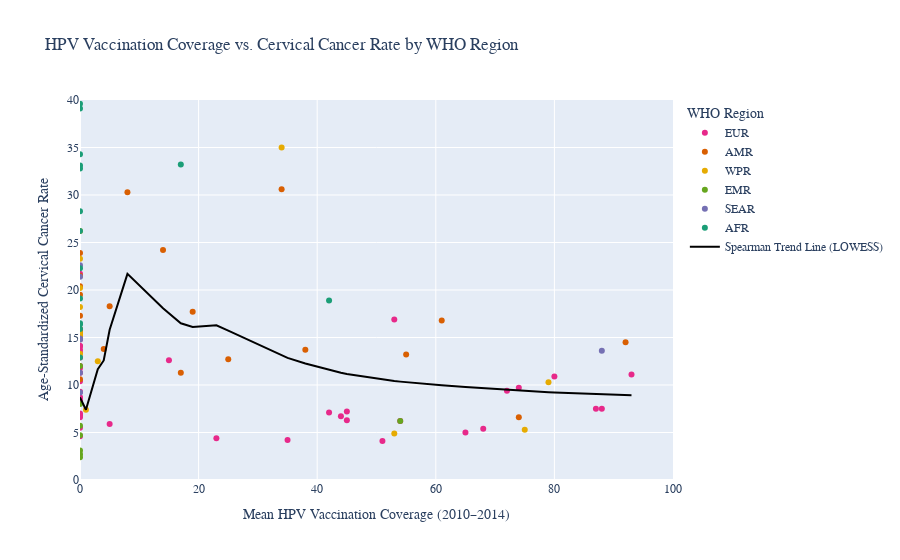

Source (notebook cell):
### Code cell
# Define colors for WHO regions
who_colors = {
    "AFR": "#1b9e77",
    "AMR": "#d95f02",
    "SEAR": "#7570b3",
    "EUR": "#e7298a",
    "EMR": "#66a61e",
    "WPR": "#e6ab02"
}

# Fit a locally weighted scatterplot smoothing (LOWESS) curve for non-linear trend
lowess = sm.nonparametric.lowess(region_summary['ASR'], region_summary['mean_coverage_2010_2014'], frac=0.5) 
# frac=0.5 is a common smoothing parameter; adjust if needed

# Extract smoothed x and y
x_smooth = lowess[:, 0]
y_smooth = lowess[:, 1]


# Initialize the interactive scatter plot
fig = px.scatter(
    region_summary,
    x='mean_coverage_2010_2014',
    y='ASR',
    color='WHO_REGION',
    color_discrete_map=who_colors,
    hover_data={'NAME': True, 'mean_coverage_2010_2014': ':.2f', 'ASR': ':.2f', 'WHO_REGION': False},
    title='HPV Vaccination Coverage vs. Cervical Cancer Rate by WHO Region',
    labels={
        'mean_coverage_2010_2014': 'Mean HPV Vaccination Coverage (2010–2014)',
        'ASR': 'Age-Standardized Cervical Cancer Rate'
    }
)
# Add the LOWESS trend line
fig.add_trace(
    go.Scatter(
        x=x_smooth,
        y=y_smooth,
        mode='lines',
        name='Spearman Trend Line (LOWESS)',
        line=dict(color='black', width=2)
    )
)

# Customize layout
fig.update_layout(
    font=dict(family="Times New Roman"),
    legend_title_text='WHO Region',
    hovermode='closest'
)
# Add y-axis range limit
fig.update_yaxes(range=[0, 40])
fig.update_xaxes(range=[0, 100])

# Show the plot
fig.show()

### Figure 1 — Plotly figure (JSON) as saved in the notebook; plotly's stock layout.template omitted (floating-point values rounded to 4 significant figures)
{"data": [{"customdata": [["Albania", "EUR"], ["Armenia", "EUR"], ["Austria", "EUR"], ["Azerbaijan", "EUR"], ["Belarus", "EUR"], ["Belgium", "EUR"], ["Bulgaria", "EUR"], ["Croatia", "EUR"], ["Cyprus", "EUR"], ["Denmark", "EUR"], ["Estonia", "EUR"], ["Finland", "EUR"], ["Georgia", "EUR"], ["Germany", "EUR"], ["Greece", "EUR"], ["Hungary", "EUR"], ["Iceland", "EUR"], ["Ireland", "EUR"], ["Israel", "EUR"], ["Italy", "EUR"], ["Kazakhstan", "EUR"], ["Kyrgyzstan", "EUR"], ["Latvia", "EUR"], ["Lithuania", "EUR"], ["Luxembourg", "EUR"], ["Malta", "EUR"], ["Montenegro", "EUR"], ["North Macedonia", "EUR"], ["Norway", "EUR"], ["Poland", "EUR"], ["Portugal", "EUR"], ["Romania", "EUR"], ["Serbia", "EUR"], ["Slovakia", "EUR"], ["Slovenia", "EUR"], ["Spain", "EUR"], ["Sweden", "EUR"], ["Switzerland", "EUR"], ["Tajikistan", "EUR"], ["Turkmenistan", "EUR"], ["Ukraine", "EUR"], ["United Kingdom", "EUR"], ["Uzbekistan", "EUR"]], "hovertemplate": "Mean HPV Vaccination Coverage (2010–2014)=%{x:.2f}<br>Age-Standardized Cervical Cancer Rate=%{y:.2f}<br>NAME=%{customdata[0]}<extra></extra>", "legendgroup": "EUR", "marker": {"color": "#e7298a", "symbol": "circle"}, "mode": "markers", "name": "EUR", "orientation": "v", "showlegend": true, "type": "scatter", "x": [0, 0, 5, 0, 0, 45, 0, 0, 0, 74, 0, 0, 0, 42, 0, 15, 72, 87, 54, 65, 0, 0, 53, 0, 23, 35, 0, 44, 80, 0, 93, 0, 0, 0, 45, 68, 0, 51, 0, 0, 0, 88, 0], "xaxis": "x", "y": [8.7, 6.8, 5.9, 8.2, 9.3, 6.3, 15.4, 8.3, 7.0, 9.7, 11.8, 4.6, 10.4, 7.1, 5.5, 12.6, 9.4, 7.5, 6.2, 5.0, 15.5, 14.1, 16.9, 13.7, 4.4, 4.2, 12.0, 6.7, 10.9, 11.3, 11.1, 21.7, 13.4, 12.9, 7.2, 5.4, 8.6, 4.1, 6.6, 14.1, 15.2, 7.5, 14.8], "yaxis": "y"}, {"customdata": [["Argentina", "AMR"], ["Bahamas", "AMR"], ["Barbados", "AMR"], ["Belize", "AMR"], ["Brazil", "AMR"], ["Canada", "AMR"], ["Chile", "AMR"], ["Colombia", "AMR"], ["Costa Rica", "AMR"], ["Dominican Republic", "AMR"], ["Ecuador", "AMR"], ["El Salvador", "AMR"], ["Guatemala", "AMR"], ["Guyana", "AMR"], ["Honduras", "AMR"], ["Jamaica", "AMR"], ["Mexico", "AMR"], ["Panama", "AMR"], ["Paraguay", "AMR"], ["Peru", "AMR"], ["Saint Lucia", "AMR"], ["Suriname", "AMR"], ["Trinidad and Tobago", "AMR"], ["Uruguay", "AMR"]], "hovertemplate": "Mean HPV Vaccination Coverage (2010–2014)=%{x:.2f}<br>Age-Standardized Cervical Cancer Rate=%{y:.2f}<br>NAME=%{customdata[0]}<extra></extra>", "legendgroup": "AMR", "marker": {"color": "#d95f02", "symbol": "circle"}, "mode": "markers", "name": "AMR", "orientation": "v", "showlegend": true, "type": "scatter", "x": [61, 0, 4, 0, 25, 74, 17, 38, 0, 0, 19, 0, 0, 8, 0, 0, 55, 92, 34, 0, 0, 14, 5, 0], "xaxis": "x", "y": [16.8, 15.2, 13.8, 17.3, 12.7, 6.6, 11.3, 13.7, 10.6, 15.6, 17.7, 15.2, 21.5, 30.3, 19.5, 20.4, 13.2, 14.5, 30.6, 23.9, 15.7, 24.2, 18.3, 15.9], "yaxis": "y"}, {"customdata": [["Australia", "WPR"], ["Cambodia", "WPR"], ["Fiji", "WPR"], ["Indonesia", "WPR"], ["Japan", "WPR"], ["Malaysia", "WPR"], ["Mongolia", "WPR"], ["New Zealand", "WPR"], ["Philippines", "WPR"], ["Samoa", "WPR"], ["Singapore", "WPR"], ["Solomon Islands", "WPR"], ["Vanuatu", "WPR"]], "hovertemplate": "Mean HPV Vaccination Coverage (2010–2014)=%{x:.2f}<br>Age-Standardized Cervical Cancer Rate=%{y:.2f}<br>NAME=%{customdata[0]}<extra></extra>", "legendgroup": "WPR", "marker": {"color": "#e6ab02", "symbol": "circle"}, "mode": "markers", "name": "WPR", "orientation": "v", "showlegend": true, "type": "scatter", "x": [75, 0, 34, 0, 3, 79, 0, 53, 0, 0, 1, 0, 0], "xaxis": "x", "y": [5.3, 15.2, 35.0, 23.3, 12.5, 10.3, 20.2, 4.9, 15.5, 13.3, 7.4, 26.2, 18.2], "yaxis": "y"}, {"customdata": [["Bahrain", "EMR"], ["Israel", "EMR"], ["Kuwait", "EMR"], ["Libya", "EMR"], ["Morocco", "EMR"], ["Qatar", "EMR"], ["Saudi Arabia", "EMR"], ["United Arab Emirates", "EMR"]], "hovertemplate": "Mean HPV Vaccination Coverage (2010–2014)=%{x:.2f}<br>Age-Standardized Cervical Cancer Rate=%{y:.2f}<br>NAME=%{customdata[0]}<extra></extra>", "legendgroup": "EMR", "marker": {"color": "#66a61e", "symbol": "circle"}, "mode": "markers", "name": "EMR", "orientation": "v", "showlegend": true, "type": "scatter", "x": [0, 54, 0, 0, 0, 0, 0, 0], "xaxis": "x", "y": [2.7, 6.2, 3.1, 8.0, 12.0, 4.7, 2.4, 5.7], "yaxis": "y"}, {"customdata": [["Bangladesh", "SEAR"], ["Bhutan", "SEAR"], ["Maldives", "SEAR"], ["Myanmar", "SEAR"], ["Sri Lanka", "SEAR"], ["Thailand", "SEAR"], ["Timor-Leste", "SEAR"]], "hovertemplate": "Mean HPV Vaccination Coverage (2010–2014)=%{x:.2f}<br>Age-Standardized Cervical Cancer Rate=%{y:.2f}<br>NAME=%{customdata[0]}<extra></extra>", "legendgroup": "SEAR", "marker": {"color": "#7570b3", "symbol": "circle"}, "mode": "markers", "name": "SEAR", "orientation": "v", "showlegend": true, "type": "scatter", "x": [0, 88, 0, 0, 0, 0, 0], "xaxis": "x", "y": [11.3, 13.6, 22.6, 21.4, 9.2, 14.9, 14.8], "yaxis": "y"}, {"customdata": [["Botswana", "AFR"], ["Burkina Faso", "AFR"], ["Cameroon", "AFR"], ["Eritrea", "AFR"], ["Eswatini", "AFR"], ["Ethiopia", "AFR"], ["Kenya", "AFR"], ["Lesotho", "AFR"], ["Liberia", "AFR"], ["Malawi", "AFR"], ["Mali", "AFR"], ["Mauritania", "AFR"], ["Mauritius", "AFR"], ["Mozambique", "AFR"], ["Nigeria", "AFR"], ["Rwanda", "AFR"], ["Senegal", "AFR"], ["Sierra Leone", "AFR"], ["South Africa", "AFR"], ["Togo", "AFR"], ["Uganda", "AFR"], ["Zambia", "AFR"], ["Zimbabwe", "AFR"]], "hovertemplate": "Mean HPV Vaccination Coverage (2010–2014)=%{x:.2f}<br>Age-Standardized Cervical Cancer Rate=%{y:.2f}<br>NAME=%{customdata[0]}<extra></extra>", "legendgroup": "AFR", "marker": {"color": "#1b9e77", "symbol": "circle"}, "mode": "markers", "name": "AFR", "orientation": "v", "showlegend": true, "type": "scatter", "x": [0, 0, 0, 0, 0, 0, 0, 0, 0, 0, 0, 0, 0, 0, 0, 42, 0, 0, 17, 0, 0, 0, 0], "xaxis": "x", "y": [39.1, 15.9, 33.1, 16.4, 95.9, 22.3, 32.8, 60.5, 39.6, 70.9, 43.1, 28.3, 12.9, 47.8, 26.2, 18.9, 34.3, 16.5, 33.2, 19.1, 53.8, 71.5, 68.2], "yaxis": "y"}, {"line": {"color": "black", "width": 2}, "mode": "lines", "name": "Spearman Trend Line (LOWESS)", "type": "scatter", "x": [0.0, 0.0, 0.0, 0.0, 0.0, 0.0, 0.0, 0.0, 0.0, 0.0, 0.0, 0.0, 0.0, 0.0, 0.0, 0.0, 0.0, 0.0, 0.0, 0.0, 0.0, 0.0, 0.0, 0.0, 0.0, 0.0, 0.0, 0.0, 0.0, 0.0, 0.0, 0.0, 0.0, 0.0, 0.0, 0.0, 0.0, 0.0, 0.0, 0.0, 0.0, 0.0, 0.0, 0.0, 0.0, 0.0, 0.0, 0.0, 0.0, 0.0, 0.0, 0.0, 0.0, 0.0, 0.0, 0.0, 0.0, 0.0, 0.0, 0.0, 0.0, 0.0, 0.0, 0.0, 0.0, 0.0, 0.0, 0.0, 0.0, 0.0, 0.0, 0.0, 0.0, 0.0, 0.0, 0.0, 1.0, 3.0, 4.0, 5.0, 5.0, 8.0, 14.0, 15.0, 17.0, 17.0, 19.0, 23.0, 25.0, 34.0, 34.0, 35.0, 38.0, 42.0, 42.0, 44.0, 45.0, 45.0, 51.0, 53.0, 53.0, 54.0, 54.0, 55.0, 61.0, 65.0, 68.0, 72.0, 74.0, 74.0, 75.0, 79.0, 80.0, 87.0, 88.0, 88.0, 92.0, 93.0], "y": [8.7, 8.7, 8.7, 8.7, 8.7, 8.7, 8.7, 8.7, 8.7, 8.7, 8.7, 8.7, 8.7, 8.7, 8.7, 8.7, 8.7, 8.7, 8.7, 8.7, 8.7, 8.7, 8.7, 8.7, 8.7, 8.7, 8.7, 8.7, 8.7, 8.7, 8.7, 8.7, 8.7, 8.7, 8.7, 8.7, 8.7, 8.7, 8.7, 8.7, 8.7, 8.7, 8.7, 8.7, 8.7, 8.7, 8.7, 8.7, 8.7, 8.7, 8.7, 8.7, 8.7, 8.7, 8.7, 8.7, 8.7, 8.7, 8.7, 8.7, 8.7, 8.7, 8.7, 8.7, 8.7, 8.7, 8.7, 8.7, 8.7, 8.7, 8.7, 8.7, 8.7, 8.7, 8.7, 8.7, 7.4, 11.66, 12.58, 15.81, 15.81, 21.7, 18.08, 17.55, 16.49, 16.49, 16.11, 16.28, 15.73, 13.07, 13.07, 12.86, 12.26, 11.58, 11.58, 11.29, 11.16, 11.16, 10.56, 10.42, 10.42, 10.36, 10.36, 10.29, 9.968, 9.778, 9.648, 9.487, 9.412, 9.412, 9.376, 9.243, 9.212, 9.029, 9.008, 9.008, 8.935, 8.92]}], "layout": {"font": {"family": "Times New Roman"}, "hovermode": "closest", "legend": {"title": {"text": "WHO Region"}, "tracegroupgap": 0}, "title": {"text": "HPV Vaccination Coverage vs. Cervical Cancer Rate by WHO Region"}, "xaxis": {"anchor": "y", "domain": [0, 1], "range": [0, 100], "title": {"text": "Mean HPV Vaccination Coverage (2010–2014)"}}, "yaxis": {"anchor": "x", "domain": [0, 1], "range": [0, 40], "title": {"text": "Age-Standardized Cervical Cancer Rate"}}}}
